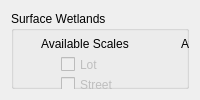
         <widget class="QWidget" name="page_16">
          <layout class="QHBoxLayout" name="horizontalLayout_9">
           <item>
            <widget class="QGroupBox" name="WSUR_inputgroup">
             <property name="title">
              <string>Surface Wetlands</string>
             </property>
             <widget class="QCheckBox" name="WSURlot_check">
              <property name="enabled">
               <bool>false</bool>
              </property>
              <property name="geometry">
               <rect>
                <x>50</x>
                <y>45</y>
                <width>70</width>
                <height>17</height>
               </rect>
              </property>
              <property name="text">
               <string>Lot</string>
              </property>
             </widget>
             <widget class="QCheckBox" name="WSURprec_check">
              <property name="enabled">
               <bool>true</bool>
              </property>
              <property name="geometry">
               <rect>
                <x>50</x>
                <y>105</y>
                <width>101</width>
                <height>17</height>
               </rect>
              </property>
              <property name="text">
               <string>Precinct</string>
              </property>
             </widget>
             <widget class="QCheckBox" name="WSURflow_check">
              <property name="geometry">
               <rect>
                <x>180</x>
                <y>45</y>
                <width>121</width>
                <height>17</height>
               </rect>
              </property>
              <property name="text">
               <string>Flow Reduction</string>
              </property>
             </widget>
             <widget class="QLabel" name="WSURapps_lbl">
              <property name="geometry">
               <rect>
                <x>170</x>
                <y>25</y>
                <width>141</width>
                <height>16</height>
               </rect>
              </property>
              <property name="text">
               <string>Available Applications</string>
              </property>
             </widget>
             <widget class="QCheckBox" name="WSURpollute_check">
              <property name="geometry">
               <rect>
                <x>180</x>
                <y>65</y>
                <width>121</width>
                <height>17</height>
               </rect>
              </property>
              <property name="text">
               <string>Pollution Control</string>
              </property>
             </widget>
             <widget class="QLabel" name="label_44">
              <property name="geometry">
               <rect>
                <x>360</x>
                <y>10</y>
                <width>101</width>
                <height>141</height>
               </rect>
              </property>
              <property name="text">
               <string/>
              </property>
              <property name="pixmap">
               <pixmap>../../../../../../tech_wetlands.png</pixmap>
              </property>
             </widget>
             <widget class="QLabel" name="WSURscales_lbl">
              <property name="geometry">
               <rect>
                <x>30</x>
                <y>25</y>
                <width>101</width>
                <height>16</height>
               </rect>
              </property>
              <property name="text">
               <string>Available Scales</string>
              </property>
             </widget>
             <widget class="QCheckBox" name="WSURneigh_check">
              <property name="geometry">
               <rect>
                <x>50</x>
                <y>85</y>
                <width>101</width>
                <height>17</height>
               </rect>
              </property>
              <property name="text">
               <string>Neighbourhood</string>
              </property>
             </widget>
             <widget class="QCheckBox" name="WSURstreet_check">
              <property name="enabled">
               <bool>false</bool>
              </property>
              <property name="geometry">
               <rect>
                <x>50</x>
                <y>65</y>
                <width>70</width>
                <height>17</height>
               </rect>
              </property>
              <property name="text">
               <string>Street</string>
              </property>
             </widget>
             <widget class="QLabel" name="WSURdesigncurve_lbl2">
              <property name="geometry">
               <rect>
                <x>170</x>
                <y>200</y>
                <width>21</width>
                <height>20</height>
               </rect>
              </property>
              <property name="text">
               <string>or</string>
              </property>
             </widget>
             <widget class="QCheckBox" name="WSURdesignUB_box">
              <property name="geometry">
               <rect>
                <x>210</x>
                <y>210</y>
                <width>241</width>
                <height>17</height>
               </rect>
              </property>
              <property name="text">
               <string>Use UrbanBEATS' Design Curve Database</string>
              </property>
             </widget>
             <widget class="QToolButton" name="WSURdesigncurve_browse">
              <property name="enabled">
               <bool>true</bool>
              </property>
              <property name="geometry">
               <rect>
                <x>400</x>
                <y>180</y>
                <width>61</width>
                <height>19</height>
               </rect>
              </property>
              <property name="text">
               <string>Browse...</string>
              </property>
             </widget>
             <widget class="QLabel" name="WSURdesigncurve_lbl">
              <property name="geometry">
               <rect>
                <x>30</x>
                <y>180</y>
                <width>161</width>
                <height>16</height>
               </rect>
              </property>
              <property name="text">
               <string>Load Conceptual Design Curves</string>
              </property>
             </widget>
             <widget class="QLineEdit" name="WSURdesigncurve_pathbox">
              <property name="geometry">
               <rect>
                <x>212</x>
                <y>180</y>
                <width>181</width>
                <height>20</height>
               </rect>
              </property>
             </widget>
             <widget class="QLabel" name="WSURdesigninfo_lbl">
              <property name="geometry">
               <rect>
                <x>30</x>
                <y>230</y>
                <width>161</width>
                <height>16</height>
               </rect>
              </property>
              <property name="text">
               <string>Design Information</string>
              </property>
             </widget>
             <widget class="QLabel" name="WSURspecs_lbl">
              <property name="geometry">
               <rect>
                <x>30</x>
                <y>130</y>
                <width>161</width>
                <height>16</height>
               </rect>
              </property>
              <property name="text">
               <string>Select System Specification:</string>
              </property>
             </widget>
             <widget class="QLabel" name="WSURmaxsize_lbl">
              <property name="geometry">
               <rect>
                <x>60</x>
                <y>250</y>
                <width>191</width>
                <height>16</height>
               </rect>
              </property>
              <property name="text">
               <string>Maximum allowable system size [sqm]</string>
              </property>
             </widget>
             <widget class="QLineEdit" name="WSURmaxsize_box">
              <property name="geometry">
               <rect>
                <x>250</x>
                <y>250</y>
                <width>81</width>
                <height>20</height>
               </rect>
              </property>
             </widget>
             <widget class="QComboBox" name="WSURspecs_combo">
              <property name="geometry">
               <rect>
                <x>50</x>
                <y>150</y>
                <width>281</width>
                <height>16</height>
               </rect>
              </property>
              <item>
               <property name="text">
                <string>750mm Ext. Detention Depth, 72hr detention</string>
               </property>
              </item>
             </widget>
            </widget>
           </item>
          </layout>
         </widget>
